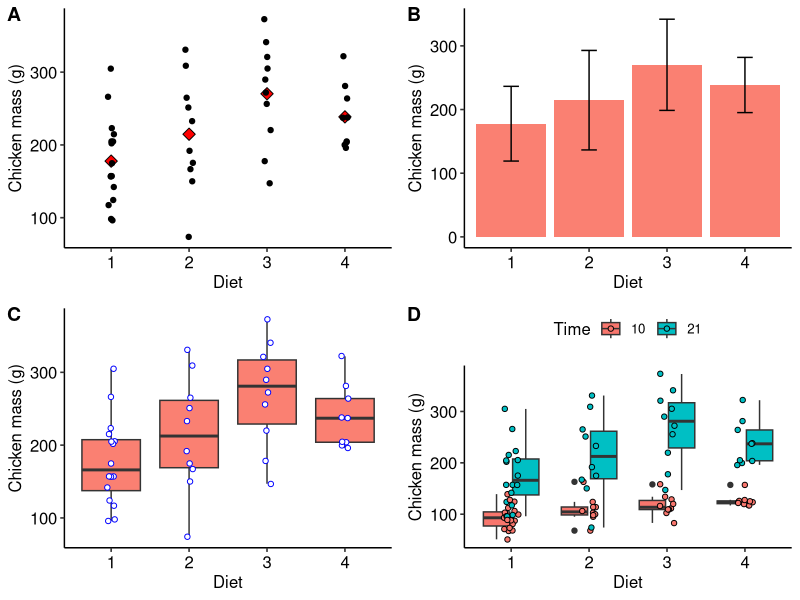

The R script that drew this image:
## ---- chunk 1
knitr::opts_chunk$set(
  comment = "R>", 
  warning = FALSE, 
  message = FALSE,
  out.width = '70%'
)
## ---- chunk 2
# first load the tidyverse packages that has the pipe operator, %>%
library(tidyverse)
chicks <- as_tibble(ChickWeight)

# how many weights are available across all Diets and Times?
chicks %>% 
  summarise(length = n())

# the same as
length(chicks$weight)
## ---- chunk 3
# combine a series of numbers into a vector;
# hint: use this function in the exercises that we will require from you
# later on...
dat1 <- c(23, 45, 23, 66, 13)
mean(dat1)
## ---- chunk 4
chicks %>% 
  summarise(mean_wt = mean(weight))
## ---- chunk 5
# the '$' operator is used to denote a variable inside of the tibble
mean(chicks$weight)
## ---- chunk 6
# the value printed in the HTML/PDF versions is incorrect;
# check in the console for correct output
chicks %>% 
  summarise(mean_wt = round(mean(weight), 1))
## ---- chunk 7
chicks %>% 
  summarise(mean_wt = sum(weight) / n())
## ---- chunk 8
chicks %>% 
  summarise(med_wt = median(weight))
## ---- chunk 9
library(e1071)
skewness(faithful$eruptions)
## ---- chunk 10
# library(e1071)
kurtosis(faithful$eruptions)
## ---- chunk 11
chicks %>% 
  summarise(sd_wt = sd(weight))
## ---- chunk 12
quantile(chicks$weight)

chicks %>% 
  summarise(min_wt = min(weight),
            qrt1_wt = quantile(weight, p = 0.25),
            med_wt = median(weight),
            qrt3_wt = median(weight, p = 0.75),
            max_wt = max(weight))
# note median(weight) is the same as quantile(weight, p = 0.5) 
# in the summarise() implementation, above
## ---- chunk 13
range(chicks$weight)

chicks %>% 
  summarise(lower_wt = range(weight)[1],
            upper_wt = range(weight)[2])
## ---- chunk 14
range(chicks$weight)[2] - range(chicks$weight)[1]

chicks %>% 
  summarise(range_wt = range(weight)[2] - range(weight)[1])
## ---- chunk 15
dat1 <- c(NA, 12, 76, 34, 23)

# Without telling R to ommit missing data
mean(dat1)

# Ommitting the missing data
mean(dat1, na.rm = TRUE)
## ---- chunk 16
grp_stat <- chicks %>%
  filter(Time == 21) %>% 
  group_by(Diet, Time) %>% 
  summarise(mean_wt = round(mean(weight, na.rm = TRUE), 2),
            med_wt = median(weight, na.rm = TRUE),
            sd_wt = round(sd(weight, na.rm = TRUE), 2),
            sum_wt = sum(weight),
            min_wt = min(weight),
            qrt1_wt = quantile(weight, p = 0.25),
            med_wt = median(weight),
            qrt3_wt = median(weight, p = 0.75),
            max_wt = max(weight),
            n_wt = n())
grp_stat
## ---- chunk 17
library(ggpubr) # needed for arranging multi-panel plots
plt1 <- chicks %>%
  filter(Time == 21) %>% 
  ggplot(aes(x = Diet, y = weight)) +
  geom_point(data = grp_stat, aes(x = Diet, y = mean_wt), 
             col = "black", fill = "red", shape = 23, size = 3) +
  geom_jitter(width = 0.05) + # geom_point() if jitter not required
  labs(y = "Chicken mass (g)") + 
  theme_pubr()

plt2 <- ggplot(data = grp_stat, aes(x = Diet, y = mean_wt)) +
  geom_bar(position = position_dodge(), stat = "identity", 
           col = NA, fill = "salmon") +
  geom_errorbar(aes(ymin = mean_wt - sd_wt, ymax = mean_wt + sd_wt),
                width = .2) +
  labs(y = "Chicken mass (g)") + 
  theme_pubr()
# position_dodge() places bars side-by-side
# stat = "identity" prevents the default count from being plotted

# a description of the components of a boxplot is provided in the help file
# geom_boxplot()
plt3 <- chicks %>%
  filter(Time == 21) %>% 
  ggplot(aes(x = Diet, y = weight)) +
  geom_boxplot(fill = "salmon") +
  geom_jitter(width = 0.05, fill = "white", col = "blue", shape = 21) +
  labs(y = "Chicken mass (g)") + 
  theme_pubr()

plt4 <- chicks %>%
  filter(Time %in% c(10, 21)) %>% 
  ggplot(aes(x = Diet, y = weight, fill = as.factor(Time))) +
  geom_boxplot() +
  geom_jitter(shape = 21, width = 0.1) +
  labs(y = "Chicken mass (g)", fill = "Time") +
  theme_pubr()

ggarrange(plt1, plt2, plt3, plt4, ncol = 2, nrow = 2, labels = "AUTO")
